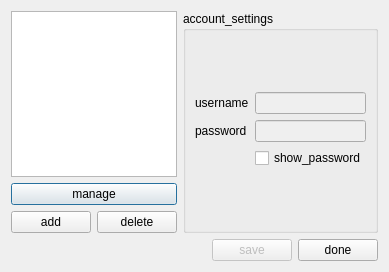
<ui version="4.0" >
 <class>Accounts</class>
 <widget class="QDialog" name="Accounts" >
  <property name="geometry" >
   <rect>
    <x>0</x>
    <y>0</y>
    <width>371</width>
    <height>272</height>
   </rect>
  </property>
  <property name="windowTitle" >
   <string>accounts</string>
  </property>
  <layout class="QGridLayout" >
   <item row="0" column="0" >
    <layout class="QVBoxLayout" >
     <item>
      <widget class="QListWidget" name="accountsList" />
     </item>
     <item>
      <widget class="QPushButton" name="manage" >
       <property name="text" >
        <string>manage</string>
       </property>
       <property name="icon" >
        <iconset resource="../resources/resources.qrc" >:/accounts/images/user_edit.png</iconset>
       </property>
      </widget>
     </item>
     <item>
      <layout class="QHBoxLayout" >
       <item>
        <widget class="QPushButton" name="add" >
         <property name="text" >
          <string>add</string>
         </property>
         <property name="icon" >
          <iconset resource="../resources/resources.qrc" >:/accounts/images/user_add.png</iconset>
         </property>
        </widget>
       </item>
       <item>
        <widget class="QPushButton" name="del" >
         <property name="text" >
          <string>delete</string>
         </property>
         <property name="icon" >
          <iconset resource="../resources/resources.qrc" >:/accounts/images/user_delete.png</iconset>
         </property>
        </widget>
       </item>
      </layout>
     </item>
    </layout>
   </item>
   <item row="0" column="1" >
    <widget class="QGroupBox" name="groupBox" >
     <property name="title" >
      <string>account_settings</string>
     </property>
     <layout class="QGridLayout" >
      <item row="0" column="0" >
       <layout class="QVBoxLayout" >
        <item>
         <layout class="QGridLayout" >
          <item row="0" column="0" >
           <widget class="QLabel" name="label" >
            <property name="text" >
             <string>username</string>
            </property>
           </widget>
          </item>
          <item row="0" column="1" >
           <widget class="QLineEdit" name="username" >
            <property name="enabled" >
             <bool>false</bool>
            </property>
            <property name="maxLength" >
             <number>20</number>
            </property>
           </widget>
          </item>
          <item row="1" column="0" >
           <widget class="QLabel" name="label_2" >
            <property name="text" >
             <string>password</string>
            </property>
           </widget>
          </item>
          <item row="1" column="1" >
           <widget class="QLineEdit" name="password" >
            <property name="enabled" >
             <bool>false</bool>
            </property>
            <property name="maxLength" >
             <number>20</number>
            </property>
            <property name="echoMode" >
             <enum>QLineEdit::Password</enum>
            </property>
           </widget>
          </item>
          <item row="2" column="1" >
           <widget class="QCheckBox" name="showPassword" >
            <property name="text" >
             <string>show_password</string>
            </property>
           </widget>
          </item>
         </layout>
        </item>
       </layout>
      </item>
     </layout>
    </widget>
   </item>
   <item row="1" column="0" colspan="2" >
    <layout class="QHBoxLayout" >
     <item>
      <spacer>
       <property name="orientation" >
        <enum>Qt::Horizontal</enum>
       </property>
       <property name="sizeHint" >
        <size>
         <width>40</width>
         <height>20</height>
        </size>
       </property>
      </spacer>
     </item>
     <item>
      <widget class="QPushButton" name="save" >
       <property name="enabled" >
        <bool>false</bool>
       </property>
       <property name="text" >
        <string>save</string>
       </property>
      </widget>
     </item>
     <item>
      <widget class="QPushButton" name="done" >
       <property name="text" >
        <string>done</string>
       </property>
      </widget>
     </item>
    </layout>
   </item>
  </layout>
 </widget>
 <tabstops>
  <tabstop>accountsList</tabstop>
  <tabstop>manage</tabstop>
  <tabstop>add</tabstop>
  <tabstop>del</tabstop>
  <tabstop>username</tabstop>
  <tabstop>password</tabstop>
  <tabstop>showPassword</tabstop>
  <tabstop>save</tabstop>
  <tabstop>done</tabstop>
 </tabstops>
 <resources>
  <include location="../resources/resources.qrc" />
 </resources>
 <connections>
  <connection>
   <sender>accountsList</sender>
   <signal>doubleClicked(QModelIndex)</signal>
   <receiver>manage</receiver>
   <slot>click()</slot>
   <hints>
    <hint type="sourcelabel" >
     <x>75</x>
     <y>60</y>
    </hint>
    <hint type="destinationlabel" >
     <x>79</x>
     <y>202</y>
    </hint>
   </hints>
  </connection>
 </connections>
</ui>
